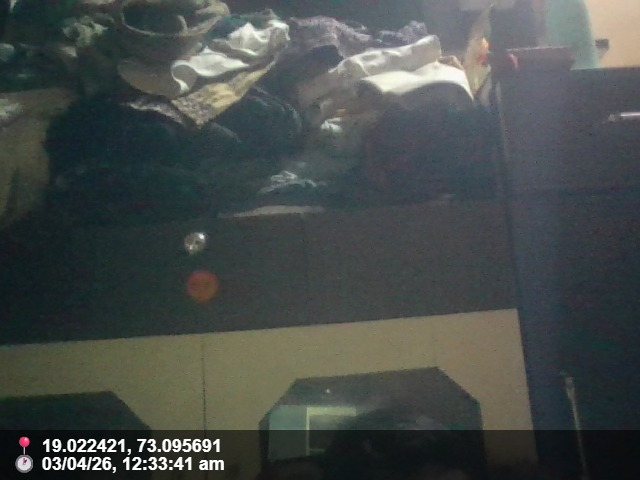
#> input picture gramseva/server/uploads/live-captures/1775156624306-9m36aa.jpg, 640 x 480 px; its folder holds only this picture in this run
$ python -i app.py   (imports and definitions only)   (older library calls are emulated)
#> lines starting #> are read from the running program, lines starting #| are printed output that depends on the picture
#> further down, picture is the input picture: shape (480, 640, 3); mean B, G, R 74.4, 76.5, 71.2
"""
GramSeva AI Microservice - Windows Compatible
Endpoints:
  POST /face/register   - register villager face
  POST /face/verify     - identify face for attendance
  POST /complaint/check - detect fake complaint photos
  GET  /health          - service health check
"""

import os, hashlib, base64, pickle, time
from io import BytesIO
from pathlib import Path

# ── Flask (no flask_cors needed - Node.js proxies all requests) ──
from flask import Flask, request, jsonify

# ── CV / Image ──
import cv2
import numpy as np
from PIL import Image
from PIL.ExifTags import TAGS

# ── ML ──
from scipy.spatial.distance import cosine
from skimage.feature import local_binary_pattern

# [1 line not run here, left out]

# ── Manual CORS headers (no flask_cors dependency) ──
# [6 lines that did not run here, left out]

# [4 lines that did not run here, left out]

# ─── Storage ───
DATA_DIR = Path(__file__).parent / "data"
FACE_DB  = DATA_DIR / "face_db.pkl"
HASH_DB  = DATA_DIR / "hash_db.pkl"
# [1 line not run here, left out]

face_db = {}
hash_db = {}

def _load():
    global face_db, hash_db
    try:
        if FACE_DB.exists():
            face_db = pickle.loads(FACE_DB.read_bytes())
        if HASH_DB.exists():
            hash_db = pickle.loads(HASH_DB.read_bytes())
    except Exception as e:
        print(f"Warning: Could not load DB: {e}")

def _save_faces():
    FACE_DB.write_bytes(pickle.dumps(face_db))

def _save_hashes():
    HASH_DB.write_bytes(pickle.dumps(hash_db))

_load()

# ── Haar cascade ──
_CASCADE = cv2.data.haarcascades + "haarcascade_frontalface_default.xml"
face_cascade = cv2.CascadeClassifier(_CASCADE)


# ════════════════════════════════
# FACE UTILS
# ════════════════════════════════

# [6 lines left out: function decode_img, not called in this run]

def detect_face(img_bgr):
    gray  = cv2.cvtColor(img_bgr, cv2.COLOR_BGR2GRAY)
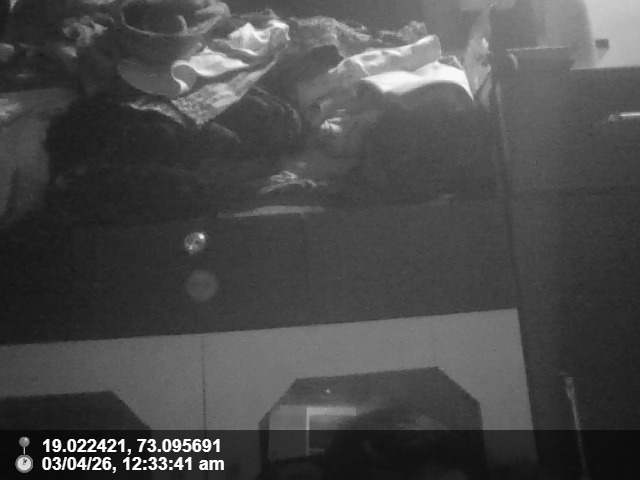
#> gray: shape (480, 640); min 1, max 255, mean 74.7
    gray  = cv2.equalizeHist(gray)
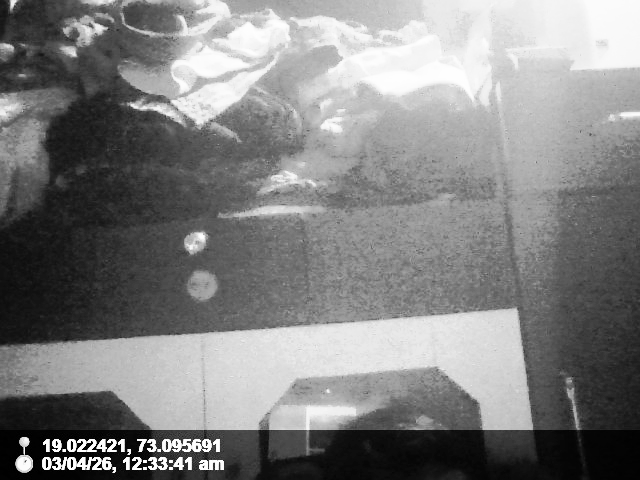
#> gray: shape (480, 640); min 0, max 255, mean 128.6
    faces = face_cascade.detectMultiScale(gray, 1.1, 5, minSize=(50, 50))
#> faces = [[503, 177, 53, 53]]
    if len(faces) == 0:
        return None, None, None
    faces = sorted(faces, key=lambda r: r[2]*r[3], reverse=True)
    x, y, w, h = faces[0]
#> x = 503; y = 177; w = 53; h = 53
    pad = int(0.15 * min(w, h))
#> pad = 7
    x1 = max(0, x - pad);  y1 = max(0, y - pad)
#> after `x1 = max(0, x - pad)`: x1 = 496
#> after `y1 = max(0, y - pad)`: y1 = 170
    x2 = min(img_bgr.shape[1], x+w+pad); y2 = min(img_bgr.shape[0], y+h+pad)
#> after `x2 = min(img_bgr.shape[1], x + w + pad)`: x2 = 563
#> after `y2 = min(img_bgr.shape[0], y + h + pad)`: y2 = 237
    face_bgr  = img_bgr[y1:y2, x1:x2]
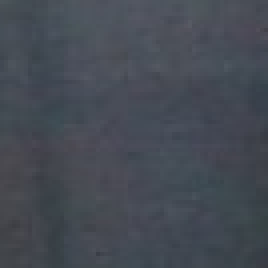
#> face_bgr: shape (67, 67, 3) (shown 4 times larger); mean B, G, R 83.5, 74.3, 68.9
    face_gray = gray[y1:y2, x1:x2]
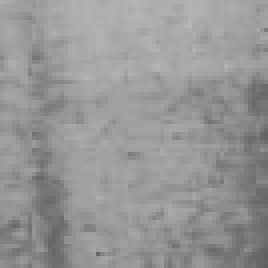
#> face_gray: shape (67, 67) (shown 4 times larger); min 95, max 182, mean 150.3
    return face_gray, face_bgr, (int(x), int(y), int(w), int(h))

# [136 lines left out: functions face_vector, liveness, match_face, register_face, verify_face, list_faces and 1 more, not called in this run]


# ════════════════════════════════
# IMAGE HASH UTILS
# ════════════════════════════════

def md5(data): return hashlib.md5(data).hexdigest()

# [8 lines left out: function phash, not called in this run]

def hamming(h1, h2):
    return bin(int(h1, 16) ^ int(h2, 16)).count("1")

# [154 lines left out: functions ela, meta_check, blur_check, find_dups, check_complaint, health, not called in this run]


# [13 lines not run here, left out]

>>> import cv2
>>> picture = cv2.imread('../server/uploads/live-captures/1775156624306-9m36aa.jpg')
>>> result = detect_face(picture)
